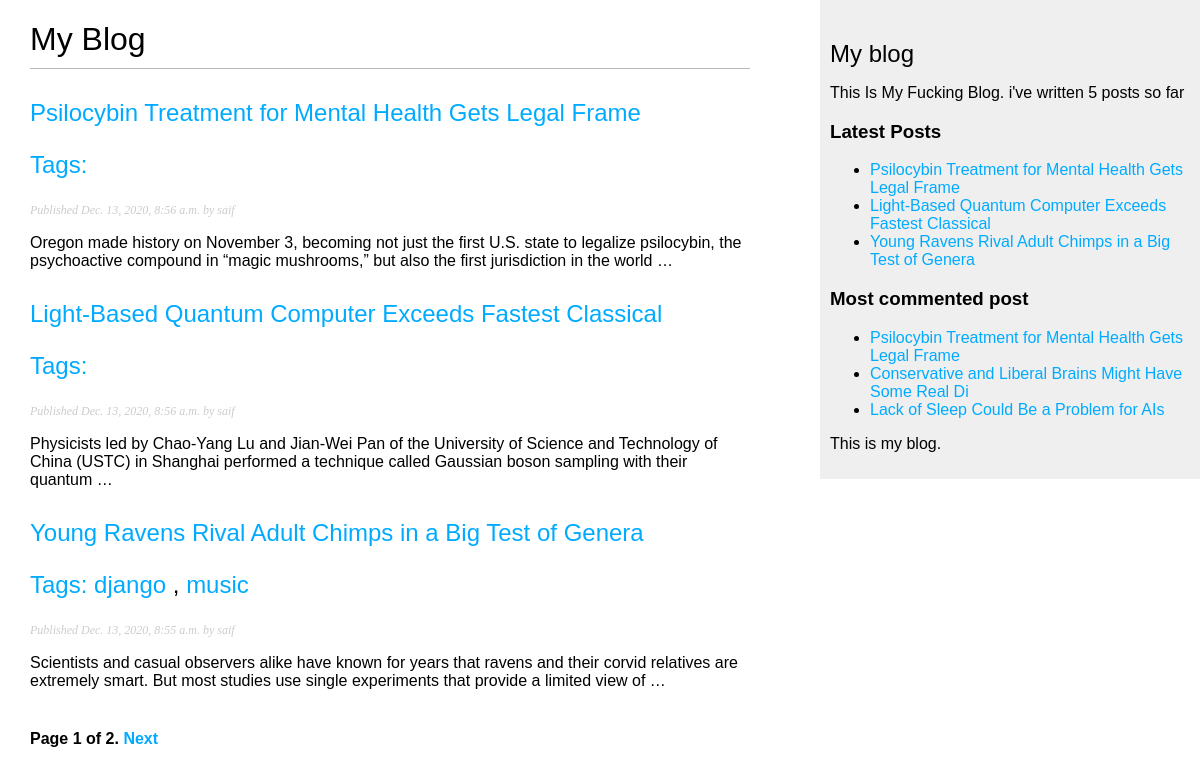
Screenshot of /blog/ with the database file from the repository.
### blogg/models.py (models this page shows, shortened)
class Post(models.Model):
    title = models.CharField(max_length=55)
    slug = models.SlugField(max_length=55, unique_for_date='publish')
    author = models.ForeignKey(User, related_name='blog_posts' ,on_delete=models.CASCADE)
    body = models.TextField()
    publish = models.DateTimeField(default=timezone.now)
    created = models.DateTimeField(auto_now_add=True)
    update = models.DateTimeField(auto_now=True)
    status = models.CharField(max_length=10, choices=STATUS_CHOICES, default='draft')
    class Meta:
        ordering = ('-publish', )
    def get_absolute_url(self):
        return reverse('blogg:post_detail', args=[self.publish.year, self.publish.month, self.publish.day, self.slug])
    published = PublishManager()
    tags = TaggableManager()

### blogg/views.py (the view)
# urls.py: path('', views.post_list, name='post_list'),
def post_list(request, tag_slug=None):
    object_list = Post.published.all()
    tag = None
    if tag_slug:
        tag = get_object_or_404(Tag, slug=tag_slug)
        object_list = object_list.filter(tags__in=[tag])
    paignoter = Paginator(object_list, 3)
    page = request.GET.get('page')
    try:
        posts = paignoter.page(page)
    except PageNotAnInteger:
        posts = paignoter.page(1)
    except EmptyPage:
        posts = paignoter.page(paignoter.num_pages)
    return render(request, 'blogg/post/list.html', {'posts': posts, 'page': page, 'tag': tag})

### blogg/models.py (called while the page is built)
    def get_queryset(self):
        return super(PublishManager, self).get_queryset().filter(status='draft')

### blogg/templatetags/blogg_tags.py (called while the page is built)
@register.simple_tag
def total_post():
    return Post.published.count()

@register.inclusion_tag('blogg/post/lastest_post.html')
def show_latest_posts(count=5):
    lastest = Post.published.order_by('-publish')[:count]
    return {'latest': lastest}

@register.inclusion_tag('blogg/post/latest_comments.html')
def get_most_comments_post(count=5):
    comment =  Post.published.annotate(
        total_comments =Count('comments')).order_by('-total_comments')[:count]
    return {'comment': comment}

### blogg/templates/blogg/post/list.html (shortened to what this page needs)
{% extends "blogg/base.html" %}
{% block content %}
  <h1>My Blog</h1>
  {% for post in posts %}
    <h2>
      <a href="{{ post.get_absolute_url }}">
        {{ post.title }}
        <p class="tags">
          Tags:
          {% for tag in post.tags.all %}
          <a href="{% url 'blogg:post_list_tag' tag.slug %}">{{tag.name}}</a>
          {% if not forloop.last %}, {% endif %}
          {% endfor %}
        </p>
      </a>
    </h2>
    <p class="date">
      Published {{ post.publish }} by {{ post.author }}
    </p>
    {{ post.body|truncatewords:30|linebreaks }}
  {% endfor %}
  {% include "paign.html" with page=posts %}
{% endblock %}

### blogg/templates/blogg/post/lastest_post.html
<ul>
    {% for post in latest %}
    <li>
        <a href="{{post.get_absolute_url}}">{{post.title}}</a>
    </li>
    {% endfor %}
</ul>

### blogg/templates/blogg/post/latest_comments.html
<h3>Most commented post</h3>
<ul>
    {% for post in comment %}
    <li>
        <a href="{{post.get_absolute_url}}">{{post.title}}</a>
    </li>
    {% endfor %}
</ul>

### static/css/blog.css (style rules this page uses)
body { margin:0; padding:0; font-family:helvetica, sans-serif; }
a { color:#00abff; text-decoration:none; }
h1 { font-weight:normal; border-bottom:1px solid #bbb; padding:0 0 10px 0; }
h2 { font-weight:normal; margin:30px 0 0; }
p.date { color:#ccc; font-family: georgia, serif; font-size: 12px; font-style: italic; }

### rows the page displays
Post: title "Psilocybin Treatment for Mental Health Gets Legal Frame", publish "Dec. 13, 2020, 8:56 a.m.", author "saif", body "Oregon made history on November 3, becoming not just the first U.S. state to legalize psilocybin, the psychoactive compound in “magic mushrooms,” but also the first jurisdiction in the world …"
Post: title "Light-Based Quantum Computer Exceeds Fastest Classical", publish "Dec. 13, 2020, 8:56 a.m.", author "saif", body "Physicists led by Chao-Yang Lu and Jian-Wei Pan of the University of Science and Technology of China (USTC) in Shanghai performed a technique called Gaussian boson sampling with their quantum …"
Post: title "Young Ravens Rival Adult Chimps in a Big Test of Genera", publish "Dec. 13, 2020, 8:55 a.m.", author "saif", body "Scientists and casual observers alike have known for years that ravens and their corvid relatives are extremely smart. But most studies use single experiments that provide a limited view of …"
Tag: name "django"
Tag: name "music"
Post: title "Conservative and Liberal Brains Might Have Some Real Di"
Post: title "Lack of Sleep Could Be a Problem for AIs"

### other values shown
{{ page.number }} "1"
{{ page.paginator.num_pages }} "2"
